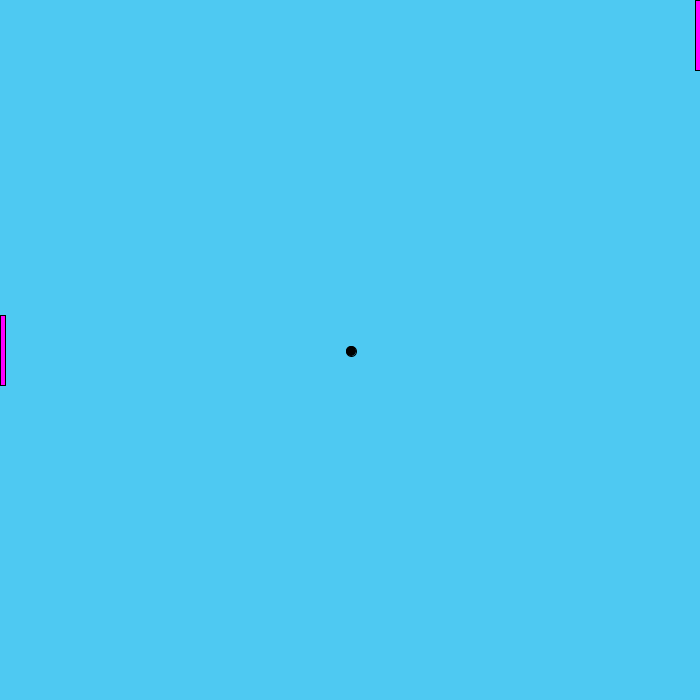
Frame 1 (no input)
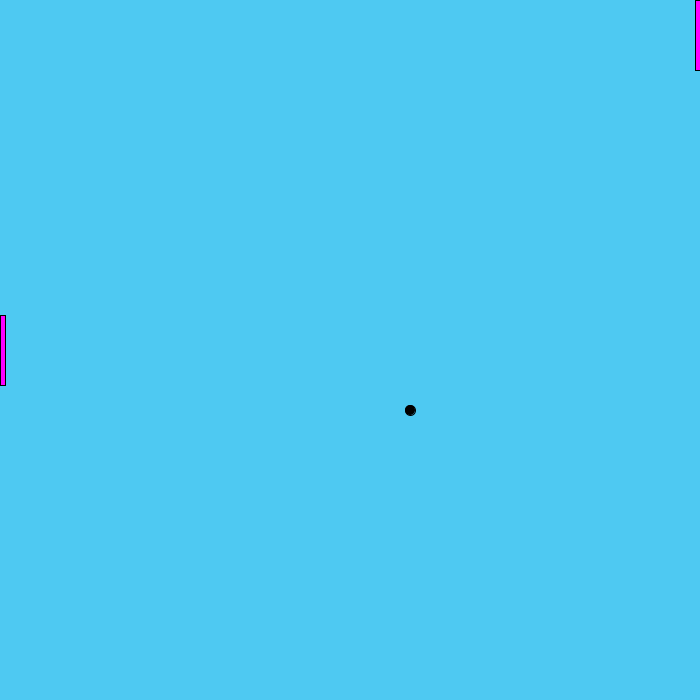
Frame 60 (the mouse pressed at the canvas centre just before this capture)
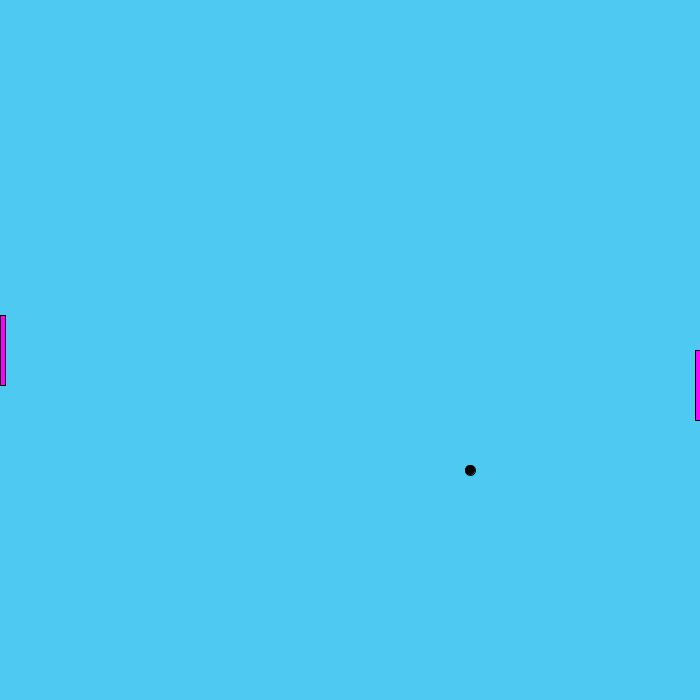
Frame 120 (the mouse held since frame 60 and released just before this capture)

The Processing sketch that drew these frames (run headless with seeded random() and noise(); from frame 60 on, the mouse is pressed at the canvas centre):

// Processing sketch: Paddle_Bounce
// ── Paddle_Bounce.pde
//Global variables
int ballX, ballY;
int ballStartX, ballStartY;
int ballDiameter;
int ballMoveX = 1, ballMoveY = 1;
int paddleWidthRatio;
int paddleHeightRatio = 10;
int [] paddle = {0, 0};
int [] player = new int [4];
void setup () {
  size(700, 700);
  ballStartX = width/2;
  ballStartY = height/2;
  ballX = ballStartX;
  ballY = ballStartY;
  ballDiameter = width/70; 
  
  paddleWidthRatio = ballDiameter/2;
  paddle[0] = paddleWidthRatio; 
  paddle[1] = height/paddleHeightRatio; 
  player[0] = 0;
  player[1] = height/2 - height/paddleHeightRatio/2;
  int section = width / paddleWidthRatio;
  player[2] = width*(section-1)/section;
  player[3] = height/2;

}

void draw () {
   background(#4EC9F2);
   
   
  ballX += ballMoveX;
  ballY += ballMoveY; 
  
  if (ballX == paddle[0] && ballY >= player[1] & ballY <= player[1] + paddle[1]) {
    ballMoveX *= (-1);
  }
  
    if (ballX == width || ballX == 0) {
    ballMoveX = ballMoveX * (-1);
  }
  if (ballY == height || ballY == 0) {
    ballMoveY = ballMoveY * (-1);
  }
  fill(0); 
  ellipse(ballX, ballY, ballDiameter, ballDiameter);
  
  
  //Player 1 movement
  
  if (keyPressed == true & key == CODED) {
    if (keyCode == UP)  {
      if (player[1] >= 5) {
        player[1] -= 5;
      }
      if (player[1] <0) {
        player[1] = 0;
      }
    }
    
    if (keyCode == DOWN) {
      if (player[1] + paddle[1] <= height) {
        player[1] += 5;
      }
      if (player[1] + paddle[1] > height) {
        player[1] = height - paddle[1] - 1;
      }
    }
  }
  
  //Player 2 movement
  
  if (mouseY >=0 || mouseY - paddle[1] < height) {
    player[3] = mouseY;
  }
  if (mouseY >= height - paddle[1]) {
    player[3] = height - paddle[1] - 1;
  }
  
  
  
  fill(#FF00FF);
  rect(player[0], player[1], paddle[0], paddle[1]);
  rect(player[2], player[3], paddle[0], paddle[1]);
  
}
